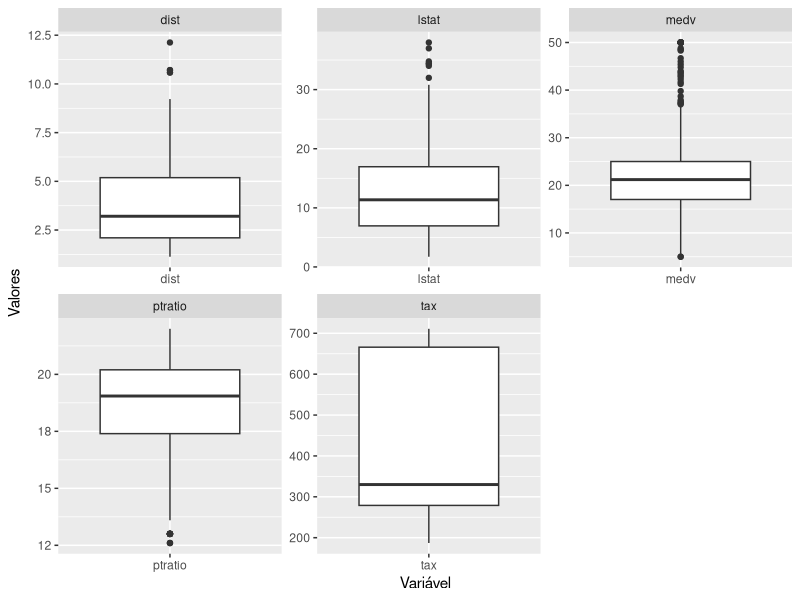
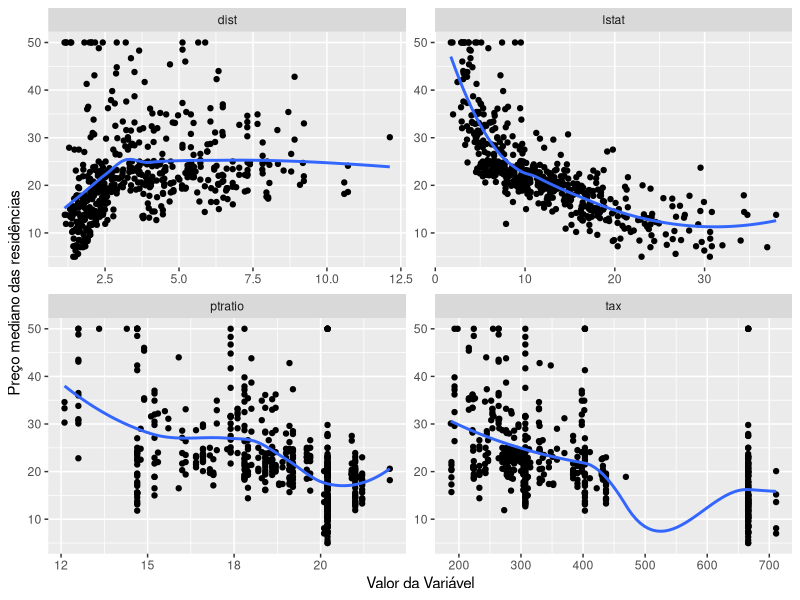
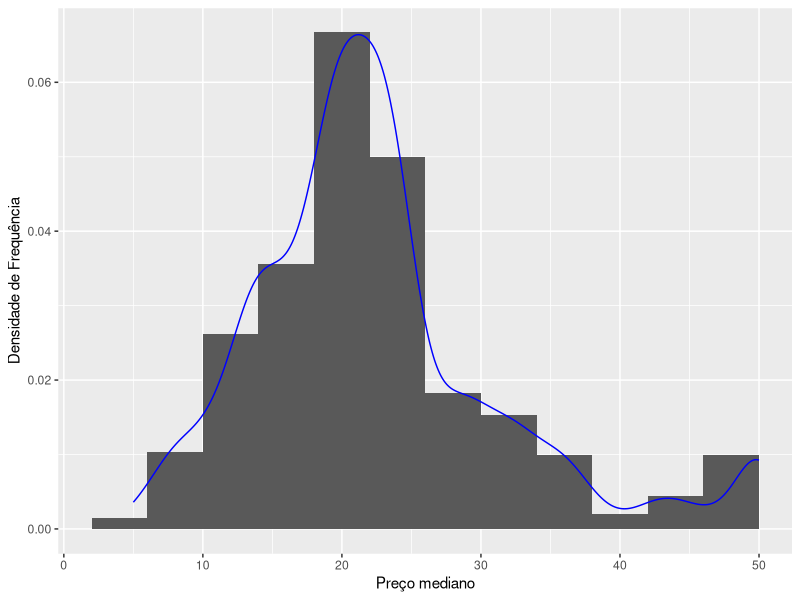

Write the R code that produced these figures, in order.
## ---- chunk 1
library(xtable)
library(knitr)
library(ggplot2)
library(plyr)
library(dplyr)
library(tidyr)
library(gridExtra)
options(xtable.comment = FALSE,
        digits = 2,
        scipen=999)
## ---- chunk 2
dboston <- data.frame(scan("dados/dboston.dat", 
                           list(dist=0, tax=0, ptratio=0, lstat=0, medv=0)))
## ---- chunk 3
xtable(head(dboston,n = 12))
## ---- chunk 4
dboston %>% gather(key = var, value = value) %>%
  ggplot(aes(x = var, y = value)) + geom_boxplot() + facet_wrap(~var, scales = "free", ncol = 3) + xlab("Variável") + ylab("Valores")
## ---- chunk 5
dboston %>% gather(key = var, value = value, -medv) %>%
  ggplot(aes(x = value, y = medv)) + geom_point() + stat_smooth(se = F, method = "loess") + facet_wrap(~var, scales = "free", ncol = 2) + xlab("Valor da Variável") + ylab("Preço mediano das residências")
## ---- chunk 6
ggplot(dboston, aes(medv)) + geom_histogram(aes(y = ..density..), binwidth = 4) + geom_density(colour = "blue") + ylab("Densidade de Frequência") + xlab("Preço mediano")
